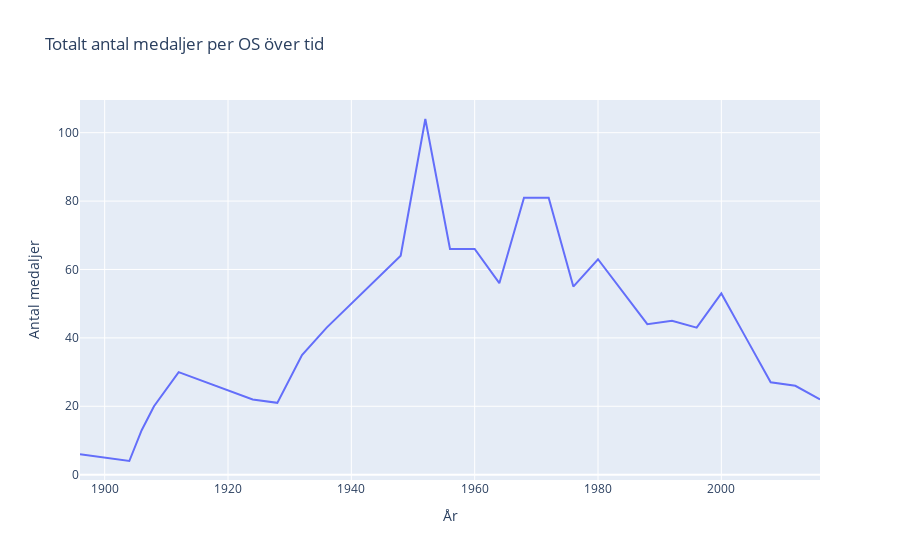

Notebook code cell kept with this figure:
### Code cell
medals = hungary[hungary["Medal"].notnull()]


medals_over_time = medals.groupby("Year").size().reset_index(name="Count")


fig = px.line(
    medals_over_time,
    x="Year",
    y="Count",
    title="Totalt antal medaljer per OS över tid",
    labels={"Year": "År", "Count": "Antal medaljer"},
)

fig.show()

### Figure 1 — Plotly figure (JSON) as saved in the notebook; plotly's stock layout.template omitted (floating-point values rounded to 4 significant figures)
{"data": [{"hovertemplate": "År=%{x}<br>Antal medaljer=%{y}<extra></extra>", "legendgroup": "", "line": {"color": "#636efa", "dash": "solid"}, "marker": {"symbol": "circle"}, "mode": "lines", "name": "", "orientation": "v", "showlegend": false, "type": "scatter", "x": [1896, 1900, 1904, 1906, 1908, 1912, 1924, 1928, 1932, 1936, 1948, 1952, 1956, 1960, 1964, 1968, 1972, 1976, 1980, 1988, 1992, 1996, 2000, 2004, 2008, 2012, 2016], "xaxis": "x", "y": [6, 5, 4, 13, 20, 30, 22, 21, 35, 43, 64, 104, 66, 66, 56, 81, 81, 55, 63, 44, 45, 43, 53, 40, 27, 26, 22], "yaxis": "y"}], "layout": {"legend": {"tracegroupgap": 0}, "title": {"text": "Totalt antal medaljer per OS över tid"}, "xaxis": {"anchor": "y", "domain": [0, 1], "title": {"text": "År"}}, "yaxis": {"anchor": "x", "domain": [0, 1], "title": {"text": "Antal medaljer"}}}}
